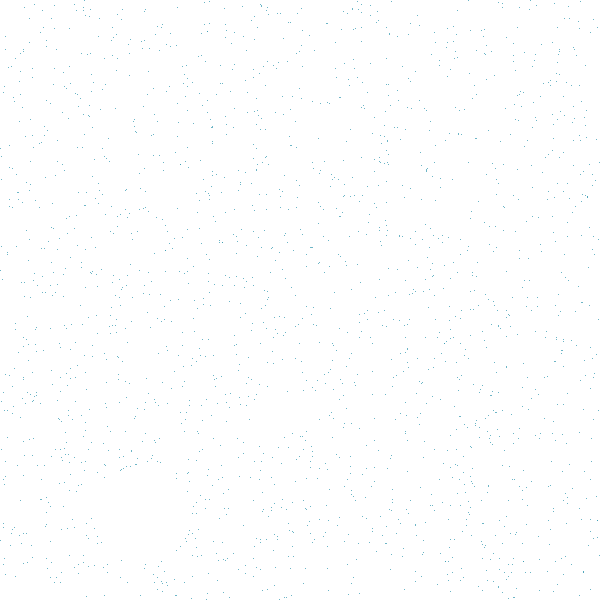
Frame 1 (no input)
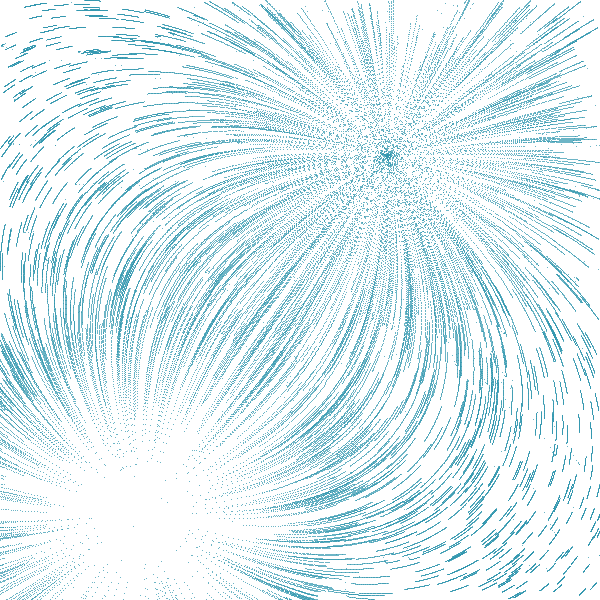
Frame 60 (the mouse pressed at the canvas centre just before this capture)
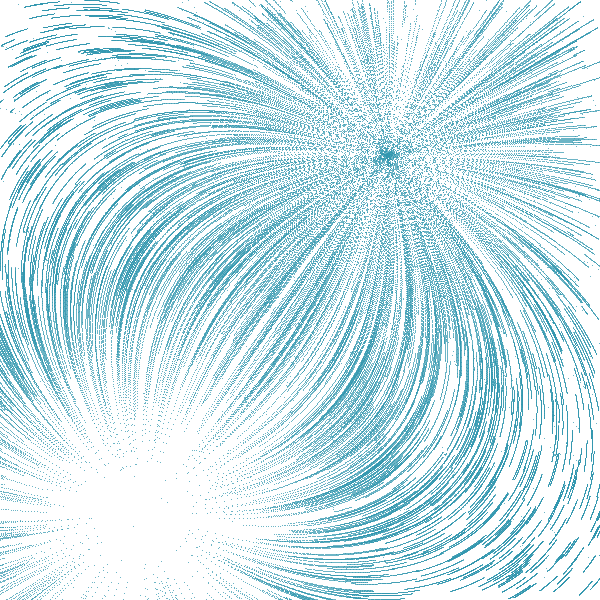
Frame 120 (the mouse held since frame 60 and released just before this capture)

The Processing sketch that drew these frames (run headless with seeded random() and noise(); from frame 60 on, the mouse is pressed at the canvas centre):

// Processing sketch: processing_174119
// ── processing_174119.pde

int N = 2000;
int numCharges = 2;
float[] radius, xCenter, yCenter, xVel, yVel, xAccel, yAccel;
//float chargeX, chargeY;
//float charge2X, charge2Y;
float mu;
float crit;
float[] chargesX, chargesY ;
int[] chargesSign;


void setup(){
  size(600 , 600);
  background(255);
  radius = new float[N];
  xCenter = new float[N];
  yCenter = new float[N];
  xVel = new float[N];
  yVel = new float[N];
  xAccel = new float[N];
  yAccel = new float[N];
  chargesX = new float[numCharges];
  chargesY = new float[numCharges];
  chargesSign = new int[numCharges];
 
  for(int j = 0; j < numCharges; j++){
    chargesX[j] = random(0, width);
    chargesY[j] = random(0, height);
    chargesSign[j] = random(-1,1) > 0 ? 1 : -1;
  }
  
  //chargeX = new float[numCharges];
  //chargeX = width/4;
  //chargeY = height/2; 
  //charge2X = 0.75 * width;
  //charge2Y =  height/2;
  
  
  for(int i = 0; i < N; i++){
    radius[i] = 1;
    //xCenter[i] = random(-width, 2*width);
    //yCenter[i] = random(-height, 2*height);
    xCenter[i] = random(0, width);
    yCenter[i] = random(0, height);
  }
  mu = .5;
  crit = sq(30 * radius[0]);
}

void draw(){
  //background(255);
  //chargesX[1] = mouseX;
  
  //chargesY[1] = mouseY;
  for(int i = 0; i < N; i++){
    ballUpdate(i);
    ballDisplay(i);
  }
  //println(xCenter);
}

float addForcesX(int i){
  float temp = 0;
  for(int j = 0; j < numCharges; j++){
    temp += chargesSign[j] * forceX(xCenter[i], yCenter[i], chargesX[j], chargesY[j]);
  }
  return temp;
}

float addForcesY(int i){
  float temp = 0;
  for(int j = 0; j < numCharges; j++){
    temp +=  chargesSign[j] * forceY(xCenter[i], yCenter[i], chargesX[j], chargesY[j]);
  }
  return temp;
}

void ballUpdate(int i){
   //xAccel[i] = forceX(xCenter[i], yCenter[i], chargesX[0], chargesY[0]) - forceX(xCenter[i], yCenter[i], chargesX[1], chargesY[1]);
   //xAccel[i] =( sq(xCenter[i]) + sq(yCenter[i]) < crit )? 0 : xAccel[i];
   xAccel[i] = addForcesX(i);
   //yAccel[i] = forceY(xCenter[i], yCenter[i], chargeX, chargeY) - forceY(xCenter[i], yCenter[i], charge2X, charge2Y);
   yAccel[i] = addForcesY(i);
   //yAccel[i] =( sq(xCenter[i]) + sq(yCenter[i]) < crit )? 0 : yAccel[i];
    xAccel[i] = sq(xAccel[i]) + sq(yAccel[i])> .005 ? xAccel[i] : 0;
    yAccel[i] = sq(xAccel[i]) + sq(yAccel[i])> .005 ? yAccel[i] : 0;
   //xAccel[i] = sq(xCenter[i]) + sq(yCenter[i]) > .1 ? xAccel[i] : 0;
   //yAccel[i] = sq(xCenter[i]) + sq(yCenter[i]) > .1 ? yAccel[i] : 0;
   xVel[i] = (1 - mu) * xVel[i] + xAccel[i];
   yVel[i] = (1 - mu) * yVel[i] + yAccel[i]; 
   xCenter[i] += xVel[i];
   yCenter[i] += yVel[i];
  
}

void ballDisplay(int i){
  fill(#2E8E32, 220);
  //pushMatrix();
  //translate(width/2, height/2);
  //ellipse(xCenter[i], yCenter[i], 2 * radius[i], 2 * radius[i]);
  stroke(#3297AF);
  point(xCenter[i], yCenter[i]);
  //popMatrix();
}

float forceX(float x_, float y_, float chargeX_, float chargeY_){
  return -(x_ - chargeX_)/width/pow((sq((x_ - chargeX_)/width) + sq((y_ - chargeY_ )/height)), 1.5)/20;
}

float forceY(float x_, float y_, float chargeX_, float chargeY_){
  return -(y_ - chargeY_)/width/pow((sq((x_ - chargeX_)/width) + sq((y_ - chargeY_ )/height)), 1.5)/20;
}

void keyPressed(){
  setup();
}
